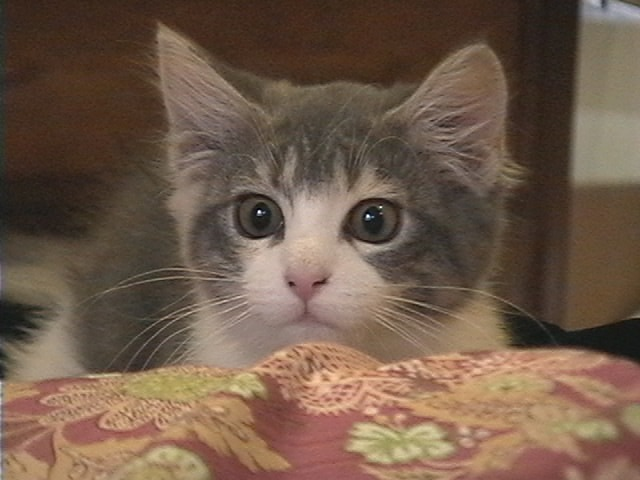
//> input picture image/sample.jpg, 640 x 480 px
$ ./ex3-highSaturation   (built with g++ and OpenCV 4)
//> lines starting //> are read from the running program, lines starting //| are printed output that depends on the picture
// 演習2_RGBカラー画像をHSVカラーが画像に変換してSチャネルの値を2倍にしてRGBカラーに戻す

#include <iostream>
#include <opencv2/opencv.hpp>

using namespace std;

void bgr2hsv(char *name) {
//> called with name = "sample.jpg"
    cv::Mat bgrImage = cv::imread(name);
//> bgrImage is the input picture: 480 rows x 640 cols, CV_8UC3; mean B, G, R 74.1, 90.8, 112.8
    if(bgrImage.empty()) {
        cout << "画像ファイルを読み込めませんでした" << endl;
        return;
    }
    // hsvへの変換
    cv::Mat hsvImage;
    cv::cvtColor(bgrImage, hsvImage, cv::COLOR_BGR2HSV);
//> hsvImage: 480 rows x 640 cols, CV_8UC3; mean H, S, V 14.4, 89.9, 112.8

    // 各チャネルをグレースケール画像に
    cv::Mat matArray[3];
    cv::split(hsvImage, matArray);
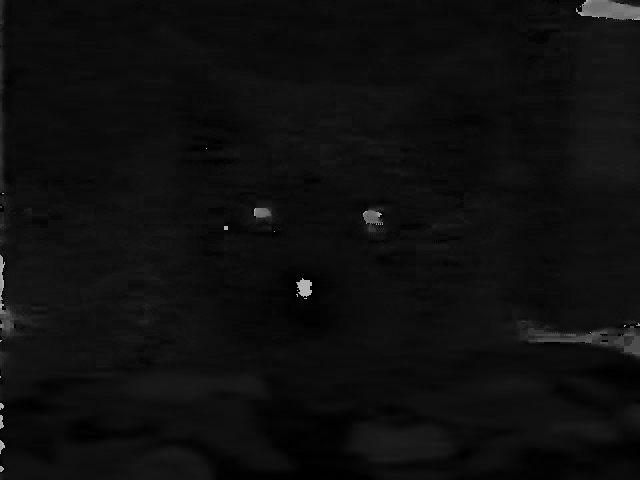
//> matArray[0]: 480 rows x 640 cols, CV_8UC1; min 0, max 179, mean 14.4
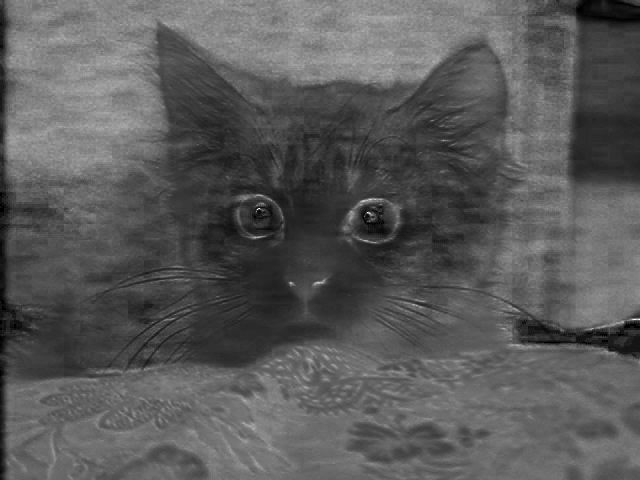
//> matArray[1]: 480 rows x 640 cols, CV_8UC1; min 0, max 255, mean 89.9
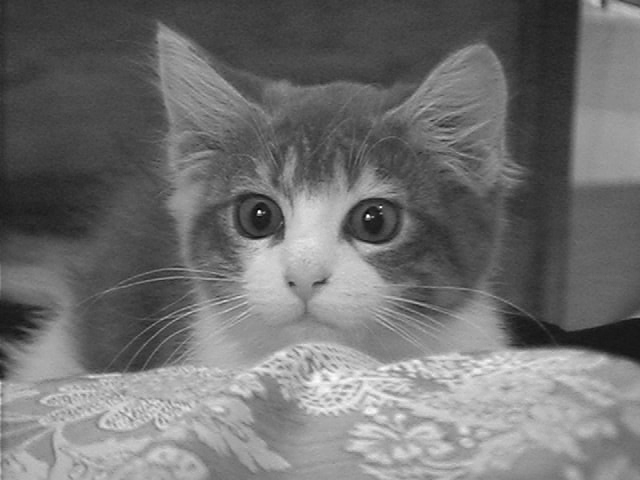
//> matArray[2]: 480 rows x 640 cols, CV_8UC1; min 4, max 255, mean 112.8

    // sチャネルの値を2倍に
    cv::Mat sImage = matArray[1];
    double baseMag = 2.0;
    cv::Mat multiplySImage;
    cv::Mat dstImage;
    cv::multiply(sImage, baseMag, multiplySImage);
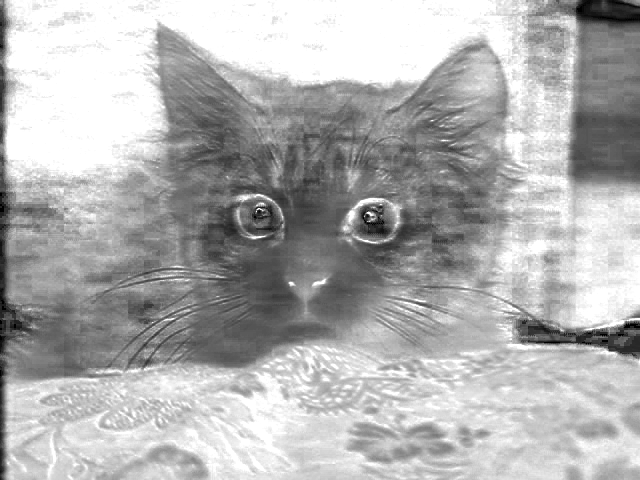
//> multiplySImage: 480 rows x 640 cols, CV_8UC1; min 0, max 255, mean 176.3
    matArray[1] = multiplySImage;
    cv::merge(matArray, 3, dstImage);
//> dstImage: 480 rows x 640 cols, CV_8UC3; mean H, S, V 14.4, 176.3, 112.8

    // BGRカラーに
    cv::Mat s2Image;
    cv::cvtColor(dstImage, s2Image, cv::COLOR_HSV2BGR);
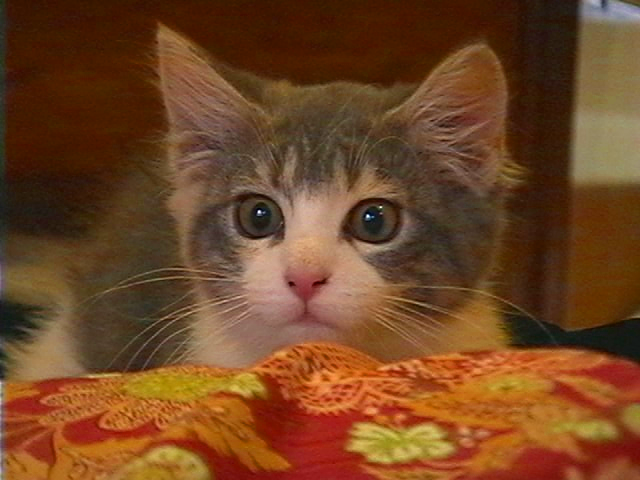
//> s2Image: 480 rows x 640 cols, CV_8UC3; mean B, G, R 35.9, 68.8, 112.7

    cv::imshow("colorImage", bgrImage);
    cv::imshow("dstImage", dstImage);
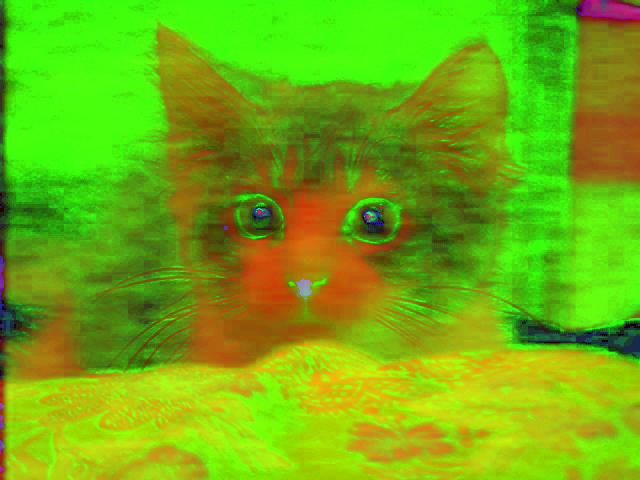
//> window 'dstImage': 480 rows x 640 cols, CV_8UC3; mean B, G, R 14.4, 176.3, 112.8
    cv::imshow("s2-bgrImage", s2Image);
    cv::waitKey();
}

int main(int argc, char **argv) {
    if(argc < 2) {
        bgr2hsv("sample.jpg");
    } else {
        bgr2hsv(argv[1]);
    }
    return 0;
}

$ run again, with image/InICL1280.jpg copied over image/sample.jpg
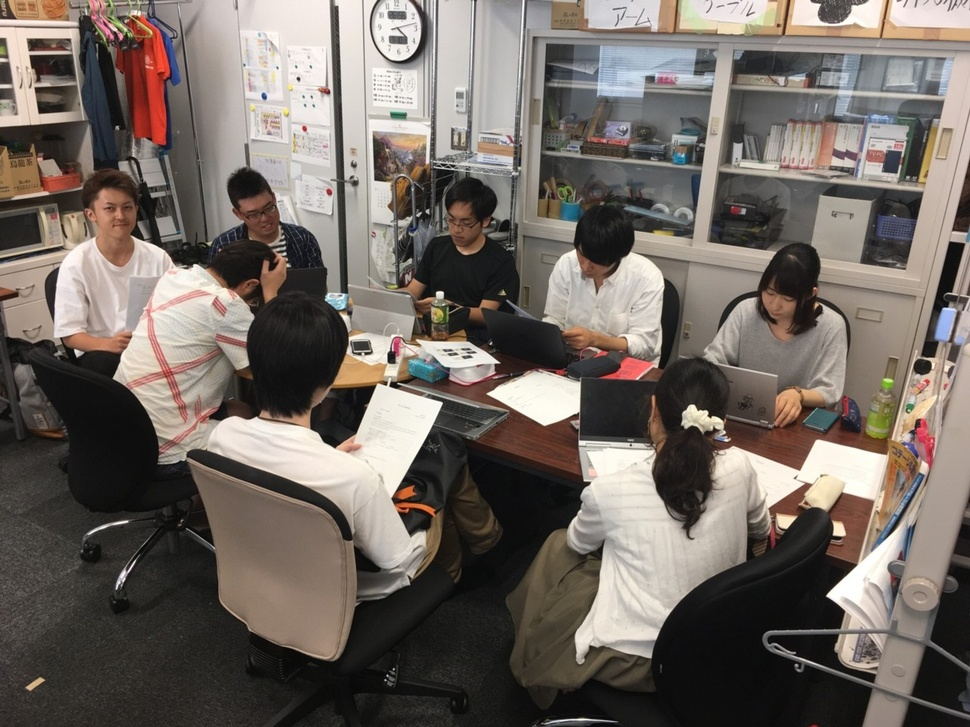
//> input picture image/InICL1280.jpg, 970 x 727 px, shrunk from 1280 x 960 before the run
//> in bgr2hsv, bgrImage is the input picture: 727 rows x 970 cols, CV_8UC3; mean B, G, R 98.2, 104.8, 113.3
//> hsvImage: 727 rows x 970 cols, CV_8UC3; mean H, S, V 28.2, 39.1, 114.3
//> in bgr2hsv, `cv::multiply(sImage, baseMag, multiplySImage);`:
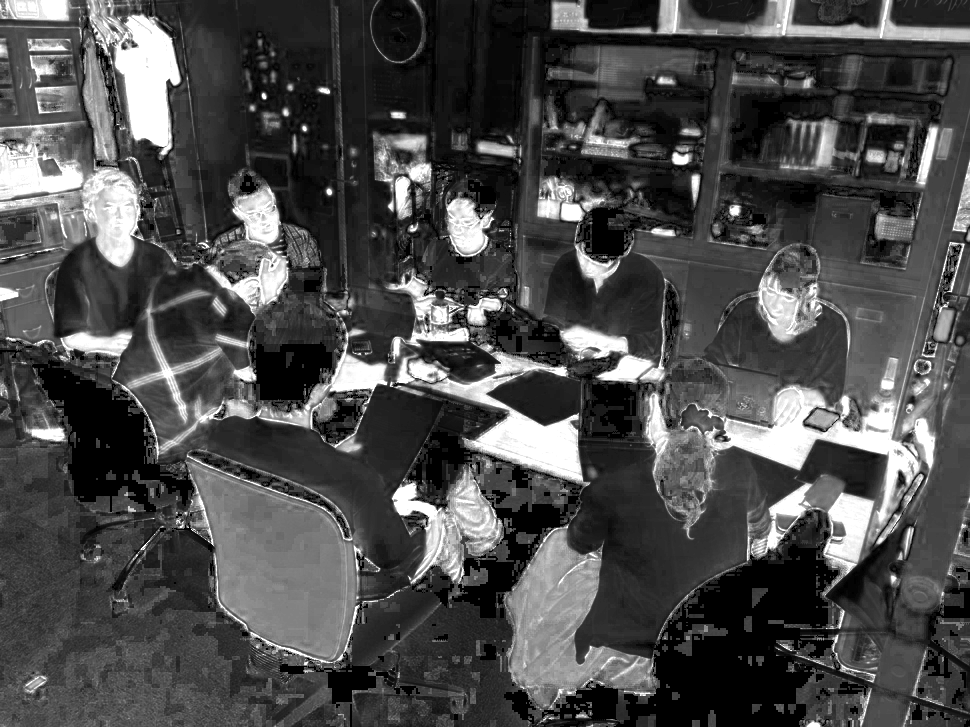
//> multiplySImage: 727 rows x 970 cols, CV_8UC1; min 0, max 255, mean 75.8
//> dstImage: 727 rows x 970 cols, CV_8UC3; mean H, S, V 28.2, 75.8, 114.3
//> in bgr2hsv, `cv::imshow("dstImage", dstImage);`:
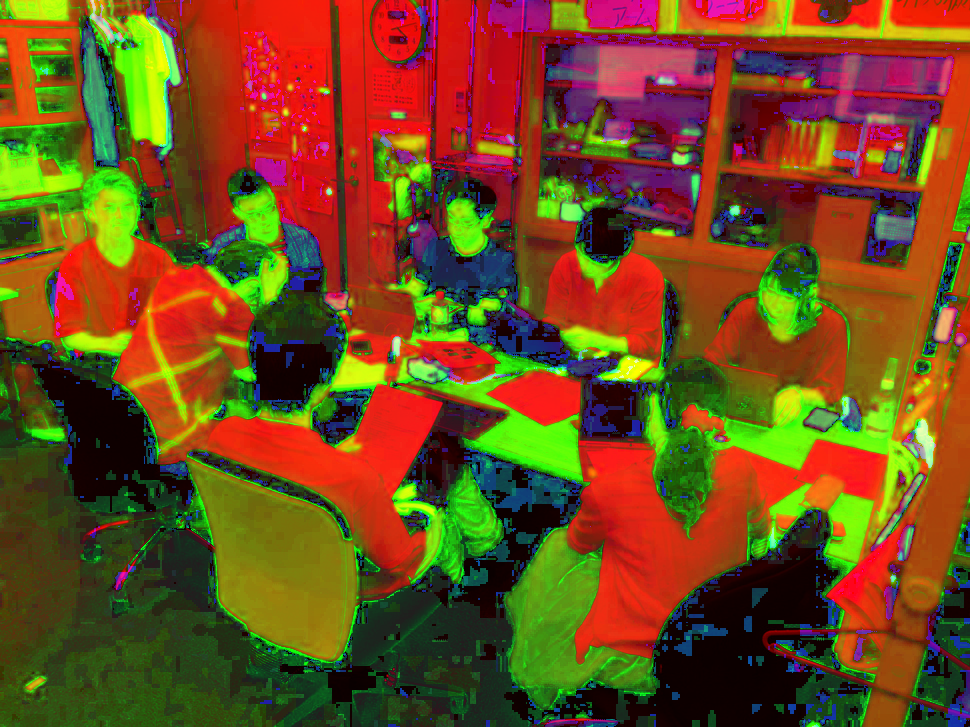
//> window 'dstImage': 727 rows x 970 cols, CV_8UC3; mean B, G, R 28.2, 75.8, 114.3
